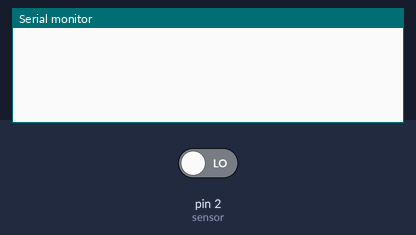
A sketch run on a simulated Arduino Uno, built with avr-gcc and run on an emulated ATmega328P. On the bench: the last lines printed to the serial monitor. Inputs (shaded band) come from the test bench; at power-on: pin 2 (sensor) LOW.

Above: at 11.2 s.
11.3 s: pin 2 (sensor) driven HIGH
At 12.5 s:
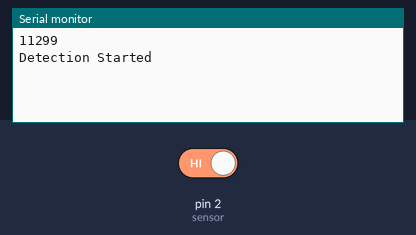
12.8 s: pin 2 (sensor) driven LOW
At 13.1 s:
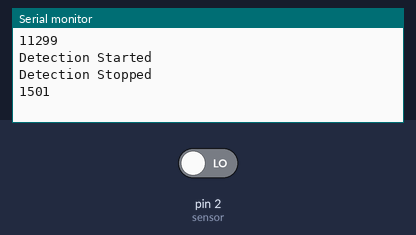

The sketch:

PIR.ino
```cpp
int sensor=2; //The output of PIR sensor connected to pin 7
int sensor_value; //variable to hold read sensor value
volatile int val = 0;
unsigned long time1 = 0;
unsigned long time2=0;
int time_elapsed_after_stopping;
int time_elapsed_after_starting;
void setup()
{
pinMode(sensor,INPUT); // configuring pin 7 as Input
//digitalWrite(sensor, HIGH);
Serial.begin(9600); // To show output value of sensor in serial monitor
attachInterrupt(0, digitalInterrupt, CHANGE);
delay(10000);
}

void loop()
{
  if(val ==1){
  sensor_value=digitalRead(sensor);
  if(sensor_value){
    time1 = millis();
    time_elapsed_after_starting = time1-time2;
    Serial.println(time_elapsed_after_starting);
    Serial.println("Detection Started");

  }
  else{
    Serial.println("Detection Stopped");
    time2 = millis();
    time_elapsed_after_stopping = time2 - time1;
    Serial.println(time_elapsed_after_stopping);
  }

  val = 0;
  }
}

void digitalInterrupt(){
  val = 1;
}
```

Measured:
- after the input at 11.3 s, the serial monitor: prints a new line at once (image 1)
- after the input at 12.8 s, the serial monitor: prints a new line at once (image 2)
